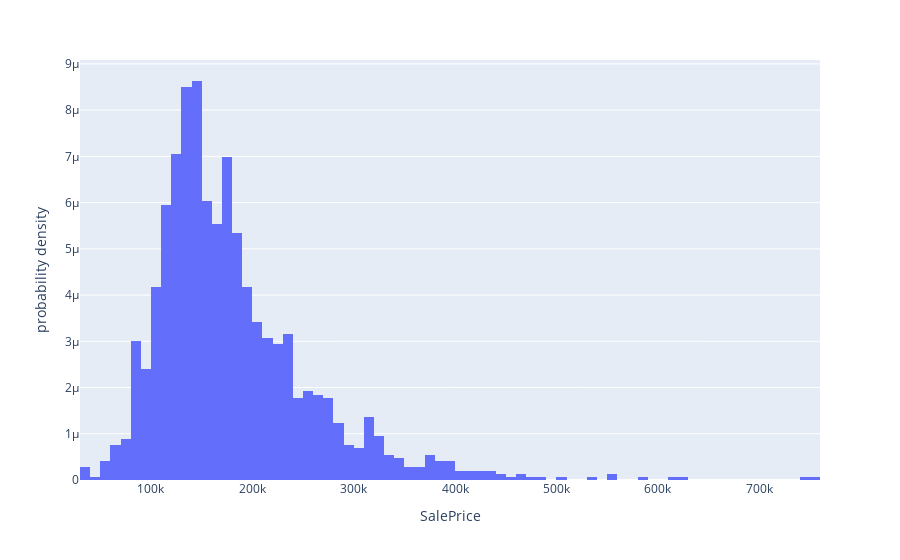

Notebook source saved alongside this figure:
### Markdown cell above
* Normal Distribution and Probability plot of SalePrice

### Code cell
from scipy.stats import skew
import numpy as np
skewness = skew(train['SalePrice'])
kurtosis = train['SalePrice'].kurt()
print(f'Kurtosis of SalePrice = {kurtosis}')
print(f'Skewness of SalePrice = {skewness}')
train['SalePrice'].describe()
fig_1 = px.histogram(train, x="SalePrice",histnorm="probability density")
fig_1.show()
# using statsmodels
from statsmodels.graphics.gofplots import qqplot

qqplot_data = qqplot(train['SalePrice'], line='s').gca().lines

### Figure 1 — Plotly figure (JSON) as saved in the notebook; plotly's stock layout.template omitted (floating-point values rounded to 4 significant figures; data arrays with more than 128 entries replaced by an {"elided": "..."} marker saying what was removed)
{"data": [{"alignmentgroup": "True", "bingroup": "x", "histnorm": "probability density", "hovertemplate": "SalePrice=%{x}<br>probability density=%{y}<extra></extra>", "legendgroup": "", "marker": {"color": "#636efa", "pattern": {"shape": ""}}, "name": "", "offsetgroup": "", "orientation": "v", "showlegend": false, "type": "histogram", "x": {"elided": "1460 int values"}, "xaxis": "x", "yaxis": "y"}], "layout": {"barmode": "relative", "legend": {"tracegroupgap": 0}, "margin": {"t": 60}, "xaxis": {"anchor": "y", "domain": [0, 1], "title": {"text": "SalePrice"}}, "yaxis": {"anchor": "x", "domain": [0, 1], "title": {"text": "probability density"}}}}
